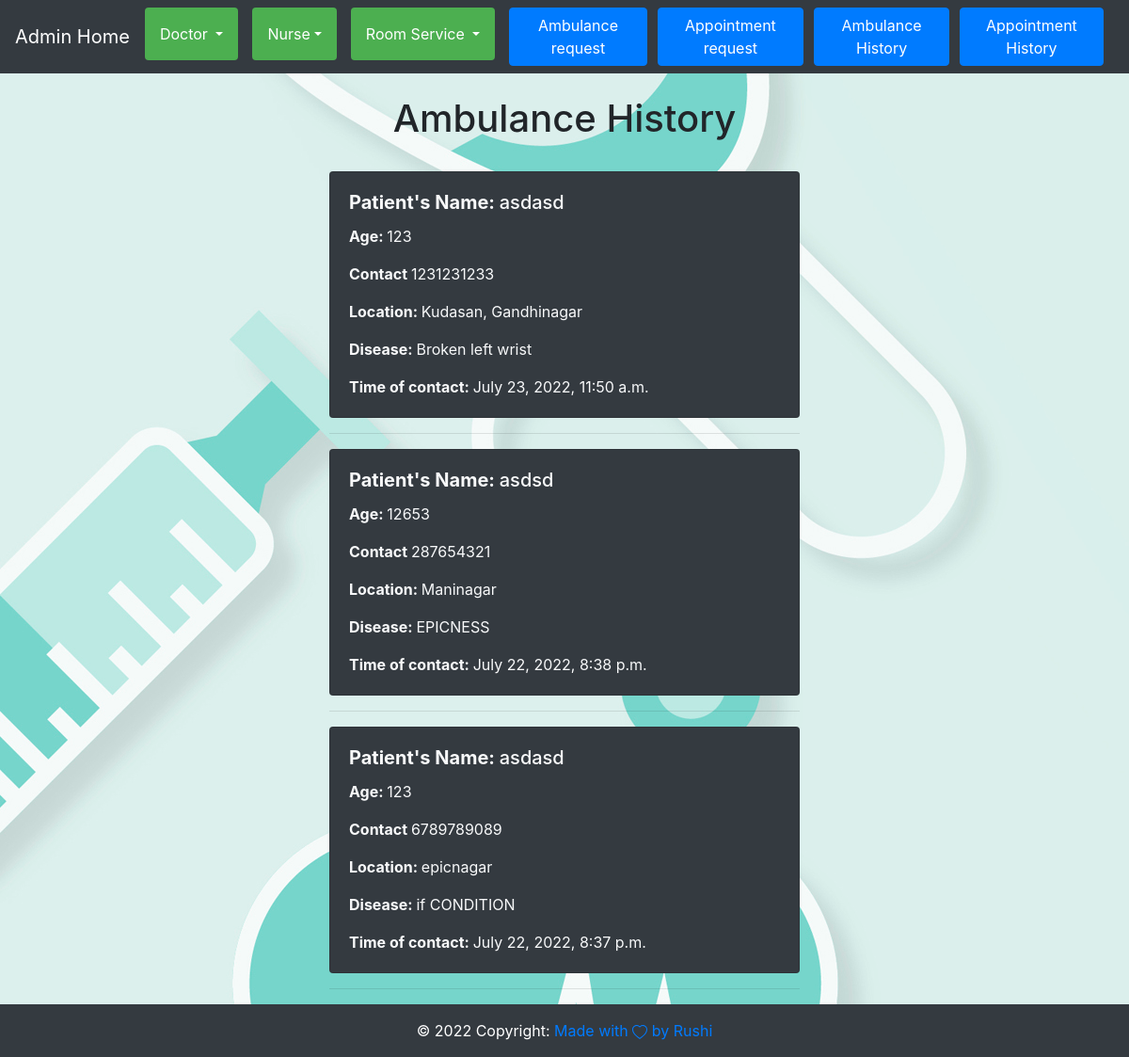
/admin_app/Read_Ambulance_History/, run on the app's committed database.
### app/models.py (models this page shows, shortened)
class Ambulance(models.Model):
    Patient_Name = models.CharField(max_length=30)
    Patient_Age = models.IntegerField()
    Patient_Contact = models.IntegerField()
    Location = models.CharField(max_length=20)
    Disease = models.CharField(max_length=200)
    date_time = models.DateTimeField(auto_now_add=True)
    dispatched = models.BooleanField(default=False)

### admin_app/views.py (the view)
# urls.py: path("Read_Ambulance_History/",views.Read_Ambulance_History,name="Read_Ambulance_History"),
def Read_Ambulance_History(request):
    read = Ambulance.objects.filter(dispatched=True)
    return render(request, "Read_Ambulance_History.html",{"read":read})

### admin_app/context_processors.py (called while the page is built, shortened)
def check_user_priviledge(request):
    data = models.admin_user.objects.filter(isadmin=True).values('user_id', 'isadmin')
    check=False
    return {'is_user_admin': check}

### templates/Read_Ambulance_History.html
{%extends 'base.html'%} {%block containt%} {%include 'nav.html'%}
<br />
<h1 style="text-align: center">Ambulance History</h1>
<br />
<div id="content">
  {%for i in read reversed%}
  <div class="wrapper">
    <div class="card bg-dark text-light">
      <div class="card-body">
        <h5 class="card-title">
          <span style="font-weight: bold">Patient's Name: </span
          >{{i.Patient_Name}}
        </h5>
        <p class="card-text">
          <span style="font-weight: bold">Age: </span>{{i.Patient_Age}}
        </p>
        <p class="card-text">
          <span style="font-weight: bold">Contact </span>{{i.Patient_Contact}}
        </p>
        <p class="card-text">
          <span style="font-weight: bold">Location: </span>{{i.Location}}
        </p>
        <p class="card-text">
          <span style="font-weight: bold">Disease: </span>{{i.Disease}}
        </p>
        <p class="card-text">
          <span style="font-weight: bold">Time of contact: </span
          >{{i.date_time}}
        </p>
      </div>
    </div>
    <hr />
  </div>
  {%empty%}
  <br />
  <h2 class="wrapper" style="text-align: center">The list is empty.</h2>
  {%endfor%}
</div>
{%include 'footer.html'%} {%endblock%}

### static/css/styles.css (style rules this page uses)
#content { min-height: calc(100vh - 130px); }
.wrapper { text-align: left; height: auto; width: 500px; margin-left: auto; margin-right: auto; margin-bottom: 5px; }

### static/css/admin_styles.css (style rules this page uses)
body { background-image: url("/static/admin-background.jpg"); }

### data on the page
Ambulance: Patient_Name "asdasd", Patient_Age "123", Patient_Contact "1231231233", Location "Kudasan, Gandhinagar", Disease "Broken left wrist", date_time "July 23, 2022, 11:50 a.m."
Ambulance: Patient_Name "asdsd", Patient_Age "12653", Patient_Contact "287654321", Location "Maninagar", Disease "EPICNESS", date_time "July 22, 2022, 8:38 p.m."
Ambulance: Patient_Name "asdasd", Patient_Age "123", Patient_Contact "6789789089", Location "epicnagar", Disease "if CONDITION", date_time "July 22, 2022, 8:37 p.m."
